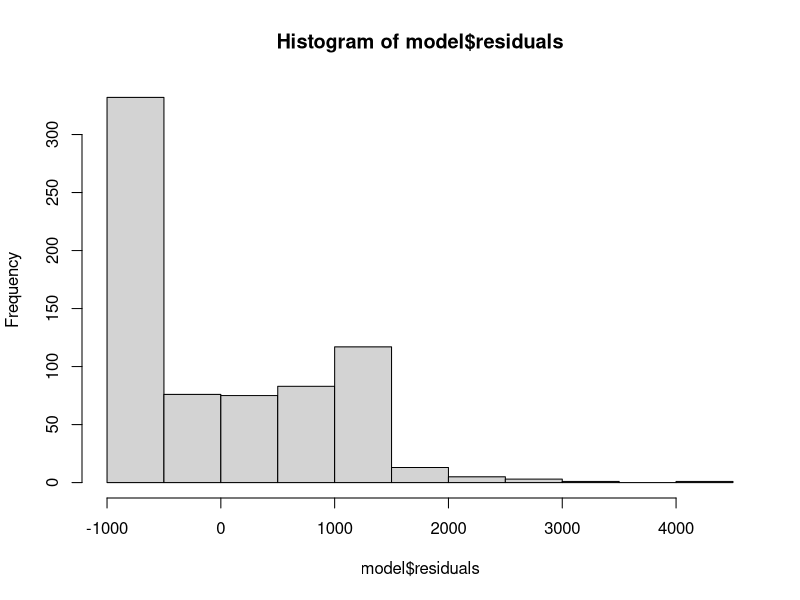

Source code (R):
setwd("C:/Users/tolun/Desktop/Staj/Days/02.09 Cuma/R")
getwd()

#install.packages("tidyverse")
library(tidyverse)
library(readr)
library(readxl)

mroz <- read_xlsx("mroz.xlsx")

data()
head(mroz, 10)


mroz %>%
  lm(KadinCalismaSuresi ~ KadinYasi, data = .) %>%
  summary()


model <- lm(KadinCalismaSuresi ~ KadinYasi, data = mroz)
model
summary(model)

attributes(model)
model$residuals
hist(model$residuals)


new_kadin_yasi <- data.frame(KadinYasi = c(22, 33, 44))
predict(model, new_kadin_yasi) %>% round(1)
